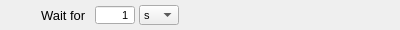
<?xml version="1.0" encoding="UTF-8"?>
<ui version="4.0">
 <class>DelayCmdWidget</class>
 <widget class="QWidget" name="DelayCmdWidget">
  <property name="geometry">
   <rect>
    <x>0</x>
    <y>0</y>
    <width>400</width>
    <height>30</height>
   </rect>
  </property>
  <property name="minimumSize">
   <size>
    <width>400</width>
    <height>30</height>
   </size>
  </property>
  <property name="maximumSize">
   <size>
    <width>400</width>
    <height>30</height>
   </size>
  </property>
  <property name="windowTitle">
   <string>DelayCmdWidget</string>
  </property>
  <widget class="QWidget" name="layoutWidget">
   <property name="geometry">
    <rect>
     <x>0</x>
     <y>4</y>
     <width>181</width>
     <height>22</height>
    </rect>
   </property>
   <layout class="QHBoxLayout" name="horizontalLayout">
    <property name="spacing">
     <number>3</number>
    </property>
    <item>
     <spacer name="horizontalSpacer">
      <property name="orientation">
       <enum>Qt::Horizontal</enum>
      </property>
      <property name="sizeType">
       <enum>QSizePolicy::Fixed</enum>
      </property>
      <property name="sizeHint" stdset="0">
       <size>
        <width>40</width>
        <height>20</height>
       </size>
      </property>
     </spacer>
    </item>
    <item>
     <widget class="QLabel" name="waitForLabel">
      <property name="minimumSize">
       <size>
        <width>50</width>
        <height>20</height>
       </size>
      </property>
      <property name="maximumSize">
       <size>
        <width>50</width>
        <height>20</height>
       </size>
      </property>
      <property name="font">
       <font>
        <pointsize>10</pointsize>
       </font>
      </property>
      <property name="text">
       <string>Wait for</string>
      </property>
      <property name="alignment">
       <set>Qt::AlignLeading|Qt::AlignLeft|Qt::AlignVCenter</set>
      </property>
     </widget>
    </item>
    <item>
     <widget class="QSpinBox" name="delayAmount">
      <property name="minimumSize">
       <size>
        <width>40</width>
        <height>20</height>
       </size>
      </property>
      <property name="maximumSize">
       <size>
        <width>40</width>
        <height>20</height>
       </size>
      </property>
      <property name="font">
       <font>
        <pointsize>8</pointsize>
       </font>
      </property>
      <property name="focusPolicy">
       <enum>Qt::StrongFocus</enum>
      </property>
      <property name="alignment">
       <set>Qt::AlignRight|Qt::AlignTrailing|Qt::AlignVCenter</set>
      </property>
      <property name="buttonSymbols">
       <enum>QAbstractSpinBox::NoButtons</enum>
      </property>
      <property name="minimum">
       <number>1</number>
      </property>
      <property name="maximum">
       <number>10000</number>
      </property>
      <property name="value">
       <number>1</number>
      </property>
     </widget>
    </item>
    <item>
     <widget class="QComboBox" name="delayTimeType">
      <property name="minimumSize">
       <size>
        <width>40</width>
        <height>20</height>
       </size>
      </property>
      <property name="maximumSize">
       <size>
        <width>40</width>
        <height>20</height>
       </size>
      </property>
      <property name="font">
       <font>
        <pointsize>8</pointsize>
       </font>
      </property>
      <property name="focusPolicy">
       <enum>Qt::StrongFocus</enum>
      </property>
      <property name="editable">
       <bool>false</bool>
      </property>
      <item>
       <property name="text">
        <string>s</string>
       </property>
      </item>
      <item>
       <property name="text">
        <string>ms</string>
       </property>
      </item>
     </widget>
    </item>
   </layout>
  </widget>
 </widget>
 <resources/>
 <connections/>
</ui>
